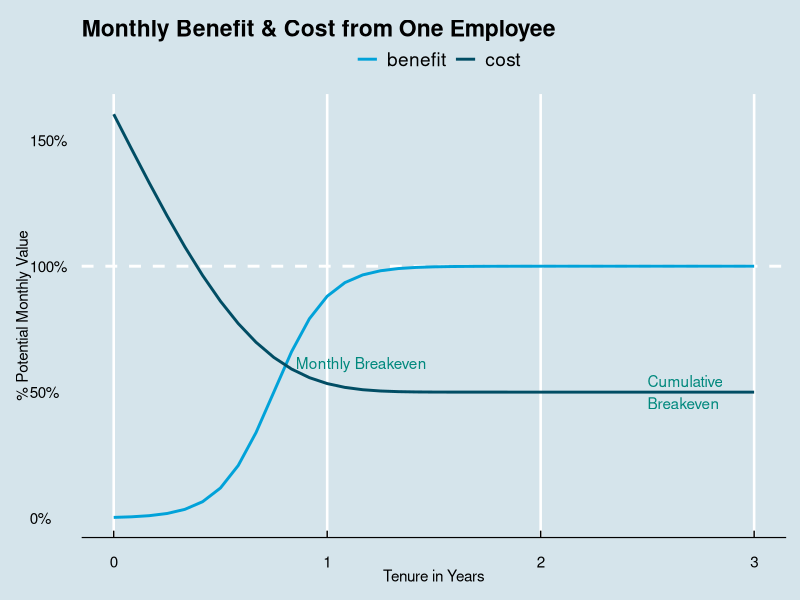
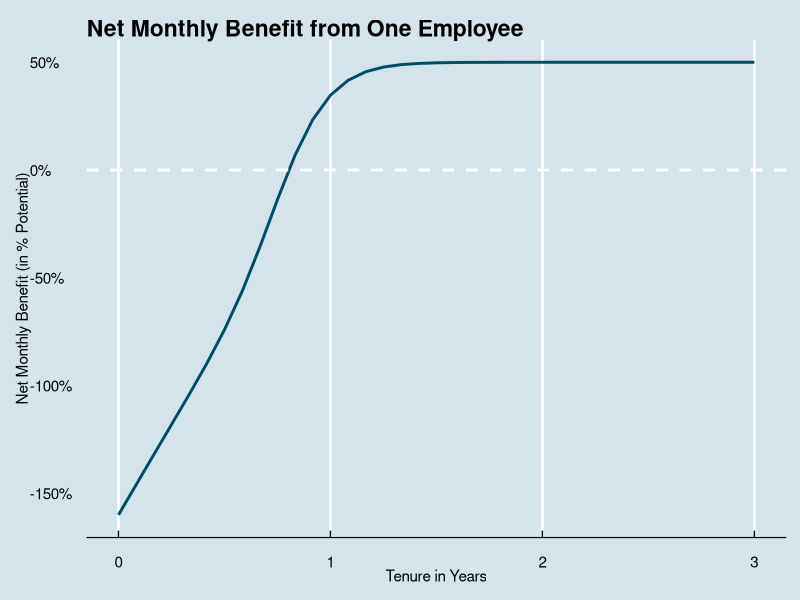
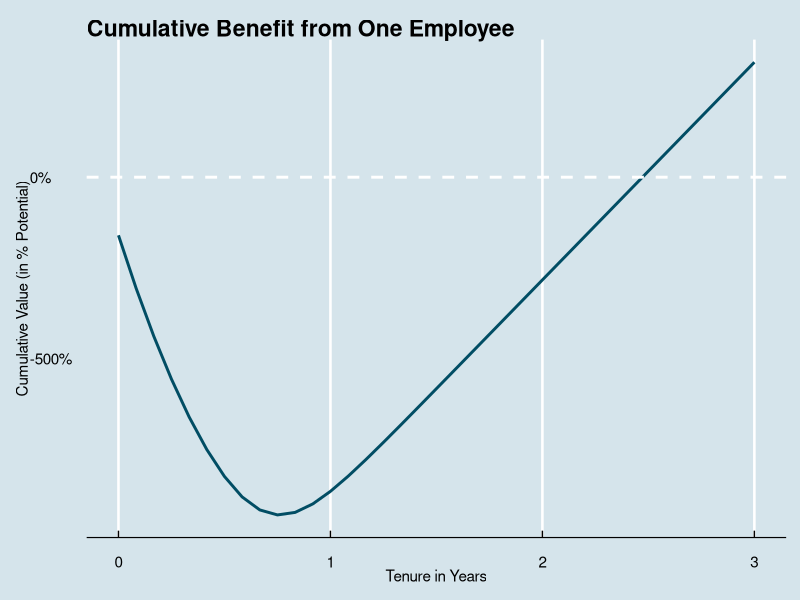

Recreate these plots in R, in order.
library(reshape)
library(ggplot2)
library(ggthemes)
library(scales)

max.yrs <- 3		# max number of years to show on plot
max.benefit <- 1.5	# year at which employee delivers fully-trained value (asymptote) 

cost.ramp <- 1.5	# higher numbers speed up time before costs = salary
cost.scale <- 3		# higher numbers increase height of original training costs
salary <- 0.5		# monthly salary as a percent of fully trained value delivered to company

# set up data frame with time series in months
emp.value <- as.data.frame(0:(max.yrs*12)/12)
names(emp.value)<- "tenure.yrs"

# set up benefit function, modeled as a sigmoid
emp.value$benefit <- 1/(1+exp(-(emp.value$tenure.yrs/max.benefit*12-6)))

# set up cost function, modeled as a gompertz
emp.value$cost <- exp(-exp(cost.ramp * emp.value$tenure.yrs)) * cost.scale + salary

# calc breakeven points
be.mon.id <- which.max((emp.value$benefit - emp.value$cost)>0)
be.mon <- emp.value$tenure.yrs[be.mon.id]
be.cume.id <- which.max(cumsum(emp.value$benefit - emp.value$cost)>0)
be.cume <- emp.value$tenure.yrs[be.cume.id]

writeLines(sprintf("At this rate net benefit begins at year %.2f, breakeven at year %.2f", be.mon, be.cume))

# plot time vs. monthly cost, benefit
fig1<-ggplot(data=melt(emp.value, id.vars="tenure.yrs"), aes(x=tenure.yrs, y=value, col=variable)) +
	geom_hline(yintercept=1, size=1, linetype="dashed", col="white") +
	geom_line(size=1) +
	annotate("text", 
			 x=emp.value$tenure.yrs[be.mon.id]+0.02, 
			 y=emp.value$cost[be.mon.id], 
			 color=economist_pal()(6)[6], 
			 label="Monthly Breakeven",
			 hjust=0, vjust=0) +
	annotate("text", 
			 x=emp.value$tenure.yrs[be.cume.id], 
			 y=emp.value$cost[be.cume.id], 
			 color=economist_pal()(6)[6], 
			 label="Cumulative\nBreakeven",
			 hjust=0) +
	scale_y_continuous(labels = percent) +
	theme_economist(horizontal=FALSE) +
	scale_colour_economist(name="") + 
	labs(title="Monthly Benefit & Cost from One Employee", 
		 x="Tenure in Years", 
		 y="% Potential Monthly Value") 

# png("figure_1.png")
print(fig1)
# dev.off()

# plot time vs. net monthly benefit
fig2<-ggplot(data=emp.value, aes(x=tenure.yrs)) +
	geom_line(col=economist_pal()(1), size=1, aes(y=benefit-cost)) + 
	geom_hline(yintercept=0, size=1, linetype="dashed", col="white") +
	scale_y_continuous(labels = percent) +
	theme_economist(horizontal=FALSE) +
	scale_colour_economist() + 
	labs(title="Net Monthly Benefit from One Employee", 
		 x="Tenure in Years", 
		 y="Net Monthly Benefit (in % Potential)")

# png("figure_2.png")
print(fig2)
# dev.off()

# plot time vs cumulative benefit
fig3<-ggplot(data=emp.value, aes(x=tenure.yrs)) +
	geom_line(col=economist_pal()(1), size=1, aes(y=cumsum(benefit-cost))) + 
	geom_hline(yintercept=0, size=1, linetype="dashed", col="white") +
	scale_y_continuous(labels = percent) +
	theme_economist(horizontal=FALSE) +
	scale_colour_economist() + 
	labs(title="Cumulative Benefit from One Employee", 
		 x="Tenure in Years", 
		 y="Cumulative Value (in % Potential)")

# png("figure_3.png")
print(fig3)
# dev.off()
